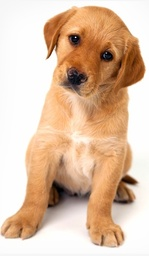
#> input picture Trabalho 3 - Transformação de Intensidade e Quantização de Imagens/dog.jpeg, 149 x 256 px, shrunk from 391 x 670 before the run
$ jupyter execute transf_intensidade.ipynb
#> lines starting #> are read from the running program, lines starting #| are printed output that depends on the picture
## Transformações de Intensidade

#### 1) Implemente as seguintes transformações de intensidade:
- Alargamento de contraste
- Negativo
- Logarítmico
- Potência

[cell 1]
from skimage.io import imread,imsave, imshow
from skimage.color import rgb2gray
import matplotlib.pyplot as plt
import random
import math
import numpy as np

image = imread('dog.jpeg')
#> image is the input picture: shape (256, 149, 3); mean R, G, B 222.3, 192.3, 167.3
img = rgb2gray(image)
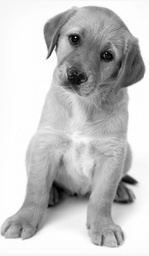
#> img: shape (256, 149) float64; min 0.000565, max 1, mean 0.772

[cell 2]
def alargamento(img, k, e):
    for i in range(img.shape[0]):
        for j in range(img.shape[1]):
            if(img[i][j] == 0):
                continue
            img[i][j] = 1/(1 + (k/img[i][j])**e)
    return img

def negativo(img):
    for i in range(img.shape[0]):
        for j in range(img.shape[1]):
            img[i][j] = len(img) - 1 - img[i][j]

    plt.figure()
    plt.title('Negativo')
    plt.imshow(img,cmap = 'gray')
    plt.savefig('negativa.png')

def logaritmico(img, c):
    for i in range(img.shape[0]):
        for j in range(img.shape[1]):
            img[i][j] = c*math.log10(1+img[i][j])
    return img

def potencia(img, c, y):
    for i in range(img.shape[0]):
        for j in range(img.shape[1]):
            img[i][j] = c*img[i][j]**y

    return img

[cell 3]
#Plotando alargamento
fig,alarg = plt.subplots(5,3,figsize=(20,20))
l = c = 0
k = 5#random.randint(1, 50)
e = 2#random.randint(1, 50)
for i in range(15):
    new = img.copy()
    alarg[l, c].imshow(alargamento(new, k, e),cmap = "gray")
    alarg[l, c].set_title('Alargamento de constraste  k = ' + str(k) + ' E = ' + str(e))
    c += 1
    if(c == 3):
        c = 0
        l += 1
    k += 5
    e += 2
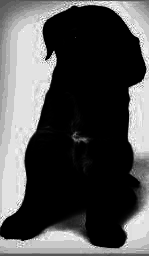
#> new: shape (256, 149) float64; min 2.09e-154, max 5.6e-57, mean 1.77e-57; drawn with min black and max white
#> after the loop, c = 0; e = 32; k = 80; l = 5
fig.savefig("alargamento.png")
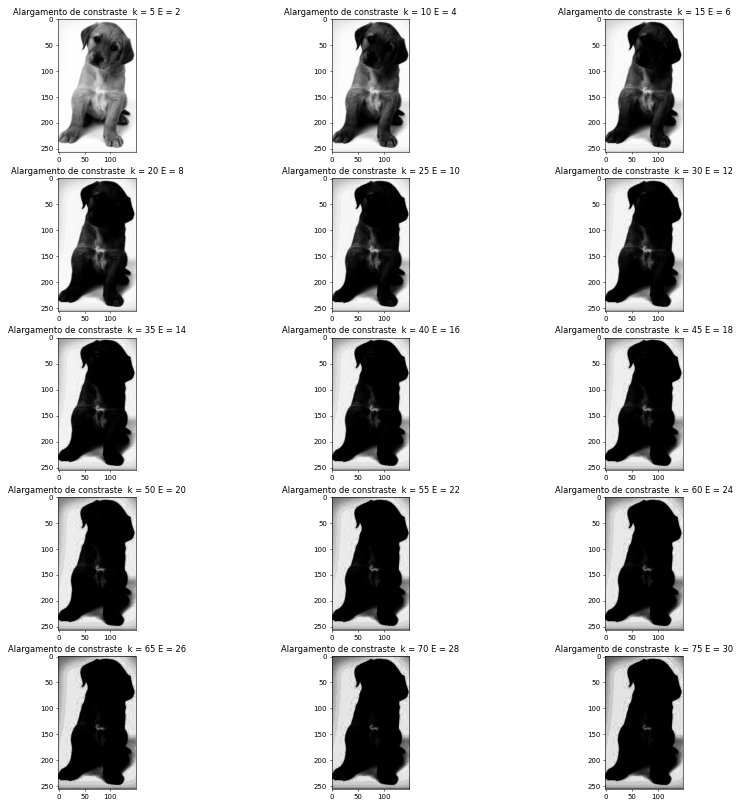
#> figure drawn by matplotlib, 15 panels

#Plotando o negativo
new = img.copy()
negativo(new)

#Plotando o logarítmico
fig,log = plt.subplots(5,3,figsize=(30,30))
l = c = 0
const = random.randint(1, 50)
for i in range(15):
    new = img.copy()
    log[l, c].imshow(logaritmico(new, const),cmap = "gray")
    log[l, c].set_title('Logarítmica  c = ' + str(const))
    const+=3
    c += 1
    if(c == 3):
        c = 0
        l += 1
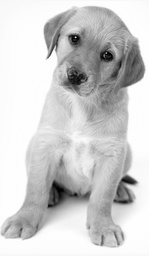
#> new: shape (256, 149) float64; min 0.0164, max 20.17, mean 16.4; drawn with min black and max white
#> after the loop, c = 0; const = 70; l = 5

#Plotando a potência
fig,pot = plt.subplots(5,3,figsize=(20,20))
l = c = 0
y = 0.1
const = random.randint(1, 50)
for i in range(15):
    new = img.copy()
    pot[l, c].imshow(potencia(new, const, y),cmap = "gray")
    pot[l, c].set_title('Potência  c = ' + str(const) + ' y = ' + str(y))
    c += 1
    if(c == 3):
        c = 0
        l += 1
    const+=3
    y+=0.05
#> after the loop, c = 0; const = 94; l = 5; y = 0.85
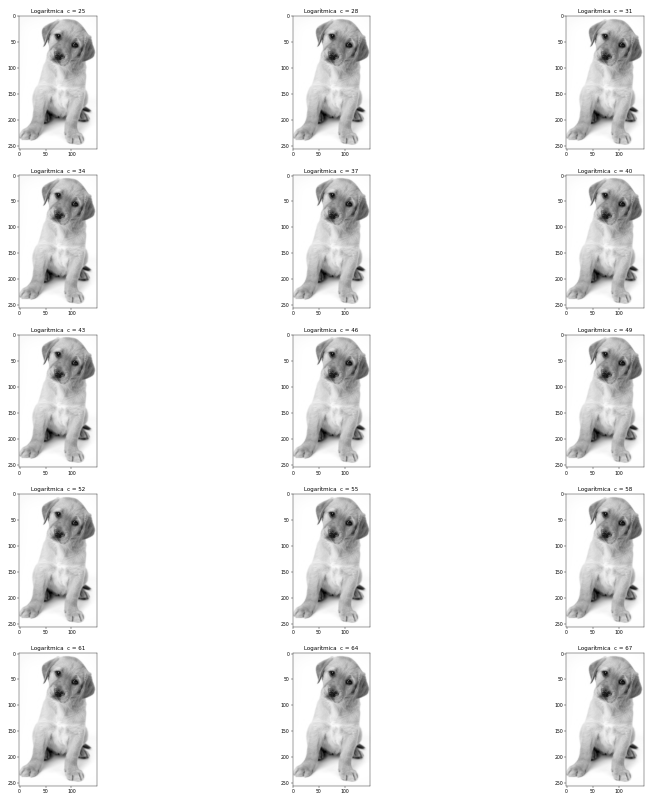
#> figure drawn by matplotlib, 15 panels
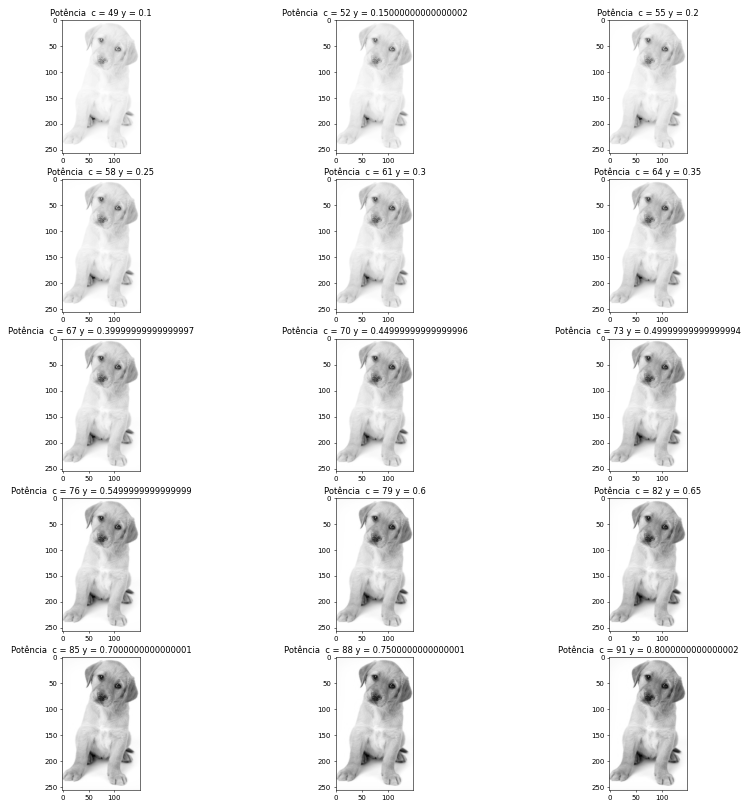
#> figure drawn by matplotlib, 15 panels
#> the answer given: 3

##### 2) Implemente um algoritmo para quantizar imagens de N-bits. O algoritmo deve mostrar cada plano de bits.

[cell 4]
from skimage.io import imread,imsave, imshow
from skimage.color import rgb2gray
import matplotlib.pyplot as plt
import random
import math
import numpy as np

def decimalToBinary(n):
    return bin(n).replace("0b", "")

def preencherComZeros(binary, qtdBits):
    bits = []
    sobra = 0
    if(len(binary) < qtdBits):
        sobra = qtdBits - len(binary)
    c = 0
    for i in range(qtdBits):
        if(i <= sobra-1):
            bits.append(0)
        else:
            bits.append(int(binary[c]))
            c += 1
    return bits

def binaryToDecimal(n):
    num = n;
    dec_value = 0;

    # Initializing base
    # value to 1, i.e 2 ^ 0
    base = 1;

    temp = num;
    while(temp):
        last_digit = temp % 10;
        temp = int(temp / 10);

        dec_value += last_digit * base;
        base = base * 2;
    return dec_value;

def planoDeBits(img, qtdBits):

#> called with qtdBits = 3
    camadas = []
    for i in range(qtdBits):
        camadas.append(img.copy())
#> after the loop, camadas = 3 items

    for i in range(img.shape[0]):
        for j in range(img.shape[1]):
            binary = decimalToBinary(int(img[i][j]*256))
            bits = preencherComZeros(binary, qtdBits)
            for k in range(qtdBits):
                camadas[k][i][j] = bits[qtdBits-1-k]

    for i in range(qtdBits):
        plt.figure()
        plt.title('Camada ' + str(i+1))
        plt.imshow(camadas[i],cmap = 'gray')


image = imread('dog.jpeg')
img = rgb2gray(image)
qtdBits = int(input())
planoDeBits(img, qtdBits)
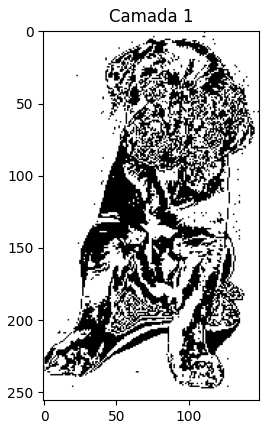
#> figure drawn by matplotlib, 1 panel
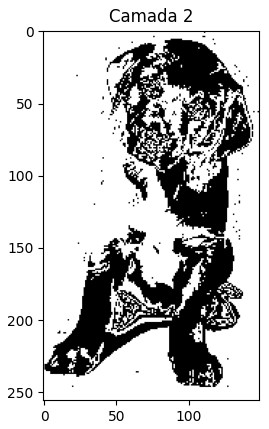
#> figure drawn by matplotlib, 1 panel
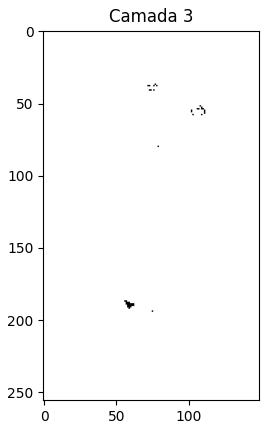
#> figure drawn by matplotlib, 1 panel
